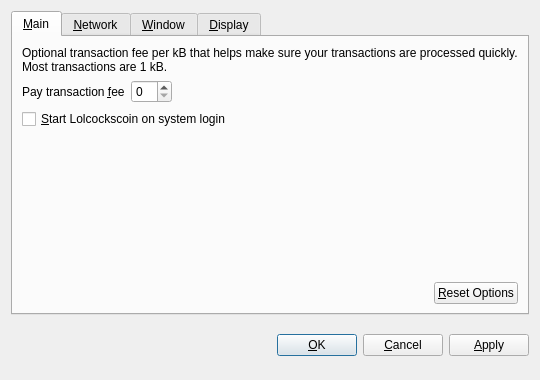
<?xml version="1.0" encoding="UTF-8"?>
<ui version="4.0">
 <class>OptionsDialog</class>
 <widget class="QDialog" name="OptionsDialog">
  <property name="geometry">
   <rect>
    <x>0</x>
    <y>0</y>
    <width>540</width>
    <height>380</height>
   </rect>
  </property>
  <property name="windowTitle">
   <string>Options</string>
  </property>
  <property name="modal">
   <bool>true</bool>
  </property>
  <layout class="QVBoxLayout" name="verticalLayout">
   <item>
    <widget class="QTabWidget" name="tabWidget">
     <property name="tabPosition">
      <enum>QTabWidget::North</enum>
     </property>
     <property name="currentIndex">
      <number>0</number>
     </property>
     <widget class="QWidget" name="tabMain">
      <attribute name="title">
       <string>&amp;Main</string>
      </attribute>
      <layout class="QVBoxLayout" name="verticalLayout_Main">
       <item>
        <widget class="QLabel" name="transactionFeeInfoLabel">
         <property name="text">
          <string>Optional transaction fee per kB that helps make sure your transactions are processed quickly. Most transactions are 1 kB.</string>
         </property>
         <property name="textFormat">
          <enum>Qt::PlainText</enum>
         </property>
         <property name="wordWrap">
          <bool>true</bool>
         </property>
        </widget>
       </item>
       <item>
        <layout class="QHBoxLayout" name="horizontalLayout_1_Main">
         <item>
          <widget class="QLabel" name="transactionFeeLabel">
           <property name="text">
            <string>Pay transaction &amp;fee</string>
           </property>
           <property name="textFormat">
            <enum>Qt::PlainText</enum>
           </property>
           <property name="buddy">
            <cstring>transactionFee</cstring>
           </property>
          </widget>
         </item>
         <item>
          <widget class="BitcoinAmountField" name="transactionFee"/>
         </item>
         <item>
          <spacer name="horizontalSpacer_1_Main">
           <property name="orientation">
            <enum>Qt::Horizontal</enum>
           </property>
           <property name="sizeHint" stdset="0">
            <size>
             <width>40</width>
             <height>20</height>
            </size>
           </property>
          </spacer>
         </item>
        </layout>
       </item>
       <item>
        <widget class="QCheckBox" name="bitcoinAtStartup">
         <property name="toolTip">
          <string>Automatically start Lolcockscoin after logging in to the system.</string>
         </property>
         <property name="text">
          <string>&amp;Start Lolcockscoin on system login</string>
         </property>
        </widget>
       </item>
       <item>
        <spacer name="verticalSpacer_Main">
         <property name="orientation">
          <enum>Qt::Vertical</enum>
         </property>
         <property name="sizeHint" stdset="0">
          <size>
           <width>20</width>
           <height>40</height>
          </size>
         </property>
        </spacer>
       </item>
       <item>
        <layout class="QHBoxLayout" name="horizontalLayout_2_Main">
         <item>
          <spacer name="horizontalSpacer_2_Main">
           <property name="orientation">
            <enum>Qt::Horizontal</enum>
           </property>
           <property name="sizeHint" stdset="0">
            <size>
             <width>40</width>
             <height>20</height>
            </size>
           </property>
          </spacer>
         </item>
         <item>
          <widget class="QPushButton" name="resetButton">
           <property name="toolTip">
            <string>Reset all client options to default.</string>
           </property>
           <property name="text">
            <string>&amp;Reset Options</string>
           </property>
           <property name="autoDefault">
            <bool>false</bool>
           </property>
          </widget>
         </item>
        </layout>
       </item>
      </layout>
     </widget>
     <widget class="QWidget" name="tabNetwork">
      <attribute name="title">
       <string>&amp;Network</string>
      </attribute>
      <layout class="QVBoxLayout" name="verticalLayout_Network">
       <item>
        <widget class="QCheckBox" name="mapPortUpnp">
         <property name="toolTip">
          <string>Automatically open the Lolcockscoin client port on the router. This only works when your router supports UPnP and it is enabled.</string>
         </property>
         <property name="text">
          <string>Map port using &amp;UPnP</string>
         </property>
        </widget>
       </item>
       <item>
        <widget class="QCheckBox" name="connectSocks">
         <property name="toolTip">
          <string>Connect to the Lolcockscoin network through a SOCKS proxy (e.g. when connecting through Tor).</string>
         </property>
         <property name="text">
          <string>&amp;Connect through SOCKS proxy:</string>
         </property>
        </widget>
       </item>
       <item>
        <layout class="QHBoxLayout" name="horizontalLayout_Network">
         <item>
          <widget class="QLabel" name="proxyIpLabel">
           <property name="text">
            <string>Proxy &amp;IP:</string>
           </property>
           <property name="textFormat">
            <enum>Qt::PlainText</enum>
           </property>
           <property name="buddy">
            <cstring>proxyIp</cstring>
           </property>
          </widget>
         </item>
         <item>
          <widget class="QValidatedLineEdit" name="proxyIp">
           <property name="maximumSize">
            <size>
             <width>140</width>
             <height>16777215</height>
            </size>
           </property>
           <property name="toolTip">
            <string>IP address of the proxy (e.g. 127.0.0.1)</string>
           </property>
          </widget>
         </item>
         <item>
          <widget class="QLabel" name="proxyPortLabel">
           <property name="text">
            <string>&amp;Port:</string>
           </property>
           <property name="textFormat">
            <enum>Qt::PlainText</enum>
           </property>
           <property name="buddy">
            <cstring>proxyPort</cstring>
           </property>
          </widget>
         </item>
         <item>
          <widget class="QLineEdit" name="proxyPort">
           <property name="maximumSize">
            <size>
             <width>55</width>
             <height>16777215</height>
            </size>
           </property>
           <property name="toolTip">
            <string>Port of the proxy (e.g. 9050)</string>
           </property>
          </widget>
         </item>
         <item>
          <widget class="QLabel" name="socksVersionLabel">
           <property name="text">
            <string>SOCKS &amp;Version:</string>
           </property>
           <property name="textFormat">
            <enum>Qt::PlainText</enum>
           </property>
           <property name="buddy">
            <cstring>socksVersion</cstring>
           </property>
          </widget>
         </item>
         <item>
          <widget class="QValueComboBox" name="socksVersion">
           <property name="toolTip">
            <string>SOCKS version of the proxy (e.g. 5)</string>
           </property>
          </widget>
         </item>
         <item>
          <spacer name="horizontalSpacer_Network">
           <property name="orientation">
            <enum>Qt::Horizontal</enum>
           </property>
           <property name="sizeHint" stdset="0">
            <size>
             <width>40</width>
             <height>20</height>
            </size>
           </property>
          </spacer>
         </item>
        </layout>
       </item>
       <item>
        <spacer name="verticalSpacer_Network">
         <property name="orientation">
          <enum>Qt::Vertical</enum>
         </property>
         <property name="sizeHint" stdset="0">
          <size>
           <width>20</width>
           <height>40</height>
          </size>
         </property>
        </spacer>
       </item>
      </layout>
     </widget>
     <widget class="QWidget" name="tabWindow">
      <attribute name="title">
       <string>&amp;Window</string>
      </attribute>
      <layout class="QVBoxLayout" name="verticalLayout_Window">
       <item>
        <widget class="QCheckBox" name="minimizeToTray">
         <property name="toolTip">
          <string>Show only a tray icon after minimizing the window.</string>
         </property>
         <property name="text">
          <string>&amp;Minimize to the tray instead of the taskbar</string>
         </property>
        </widget>
       </item>
       <item>
        <widget class="QCheckBox" name="minimizeOnClose">
         <property name="toolTip">
          <string>Minimize instead of exit the application when the window is closed. When this option is enabled, the application will be closed only after selecting Quit in the menu.</string>
         </property>
         <property name="text">
          <string>M&amp;inimize on close</string>
         </property>
        </widget>
       </item>
       <item>
        <spacer name="verticalSpacer_Window">
         <property name="orientation">
          <enum>Qt::Vertical</enum>
         </property>
         <property name="sizeHint" stdset="0">
          <size>
           <width>20</width>
           <height>40</height>
          </size>
         </property>
        </spacer>
       </item>
      </layout>
     </widget>
     <widget class="QWidget" name="tabDisplay">
      <attribute name="title">
       <string>&amp;Display</string>
      </attribute>
      <layout class="QVBoxLayout" name="verticalLayout_Display">
       <item>
        <layout class="QHBoxLayout" name="horizontalLayout_1_Display">
         <item>
          <widget class="QLabel" name="langLabel">
           <property name="text">
            <string>User Interface &amp;language:</string>
           </property>
           <property name="textFormat">
            <enum>Qt::PlainText</enum>
           </property>
           <property name="buddy">
            <cstring>lang</cstring>
           </property>
          </widget>
         </item>
         <item>
          <widget class="QValueComboBox" name="lang">
           <property name="toolTip">
            <string>The user interface language can be set here. This setting will take effect after restarting Lolcockscoin.</string>
           </property>
          </widget>
         </item>
        </layout>
       </item>
       <item>
        <layout class="QHBoxLayout" name="horizontalLayout_2_Display">
         <item>
          <widget class="QLabel" name="unitLabel">
           <property name="text">
            <string>&amp;Unit to show amounts in:</string>
           </property>
           <property name="textFormat">
            <enum>Qt::PlainText</enum>
           </property>
           <property name="buddy">
            <cstring>unit</cstring>
           </property>
          </widget>
         </item>
         <item>
          <widget class="QValueComboBox" name="unit">
           <property name="toolTip">
            <string>Choose the default subdivision unit to show in the interface and when sending coins.</string>
           </property>
          </widget>
         </item>
        </layout>
       </item>
       <item>
        <widget class="QCheckBox" name="displayAddresses">
         <property name="toolTip">
          <string>Whether to show Lolcockscoin addresses in the transaction list or not.</string>
         </property>
         <property name="text">
          <string>&amp;Display addresses in transaction list</string>
         </property>
        </widget>
       </item>
       <item>
        <spacer name="verticalSpacer_Display">
         <property name="orientation">
          <enum>Qt::Vertical</enum>
         </property>
         <property name="sizeHint" stdset="0">
          <size>
           <width>20</width>
           <height>40</height>
          </size>
         </property>
        </spacer>
       </item>
      </layout>
     </widget>
    </widget>
   </item>
   <item>
    <layout class="QHBoxLayout" name="horizontalLayout_Buttons">
     <item>
      <spacer name="horizontalSpacer_1">
       <property name="orientation">
        <enum>Qt::Horizontal</enum>
       </property>
       <property name="sizeHint" stdset="0">
        <size>
         <width>40</width>
         <height>48</height>
        </size>
       </property>
      </spacer>
     </item>
     <item>
      <widget class="QLabel" name="statusLabel">
       <property name="font">
        <font>
         <weight>75</weight>
         <bold>true</bold>
        </font>
       </property>
       <property name="text">
        <string/>
       </property>
       <property name="textFormat">
        <enum>Qt::PlainText</enum>
       </property>
       <property name="wordWrap">
        <bool>true</bool>
       </property>
      </widget>
     </item>
     <item>
      <spacer name="horizontalSpacer_2">
       <property name="orientation">
        <enum>Qt::Horizontal</enum>
       </property>
       <property name="sizeHint" stdset="0">
        <size>
         <width>40</width>
         <height>48</height>
        </size>
       </property>
      </spacer>
     </item>
     <item>
      <widget class="QPushButton" name="okButton">
       <property name="text">
        <string>&amp;OK</string>
       </property>
      </widget>
     </item>
     <item>
      <widget class="QPushButton" name="cancelButton">
       <property name="text">
        <string>&amp;Cancel</string>
       </property>
       <property name="autoDefault">
        <bool>false</bool>
       </property>
      </widget>
     </item>
     <item>
      <widget class="QPushButton" name="applyButton">
       <property name="text">
        <string>&amp;Apply</string>
       </property>
       <property name="autoDefault">
        <bool>false</bool>
       </property>
      </widget>
     </item>
    </layout>
   </item>
  </layout>
 </widget>
 <customwidgets>
  <customwidget>
   <class>BitcoinAmountField</class>
   <extends>QSpinBox</extends>
   <header>bitcoinamountfield.h</header>
  </customwidget>
  <customwidget>
   <class>QValueComboBox</class>
   <extends>QComboBox</extends>
   <header>qvaluecombobox.h</header>
  </customwidget>
  <customwidget>
   <class>QValidatedLineEdit</class>
   <extends>QLineEdit</extends>
   <header>qvalidatedlineedit.h</header>
  </customwidget>
 </customwidgets>
 <resources/>
 <connections/>
</ui>
